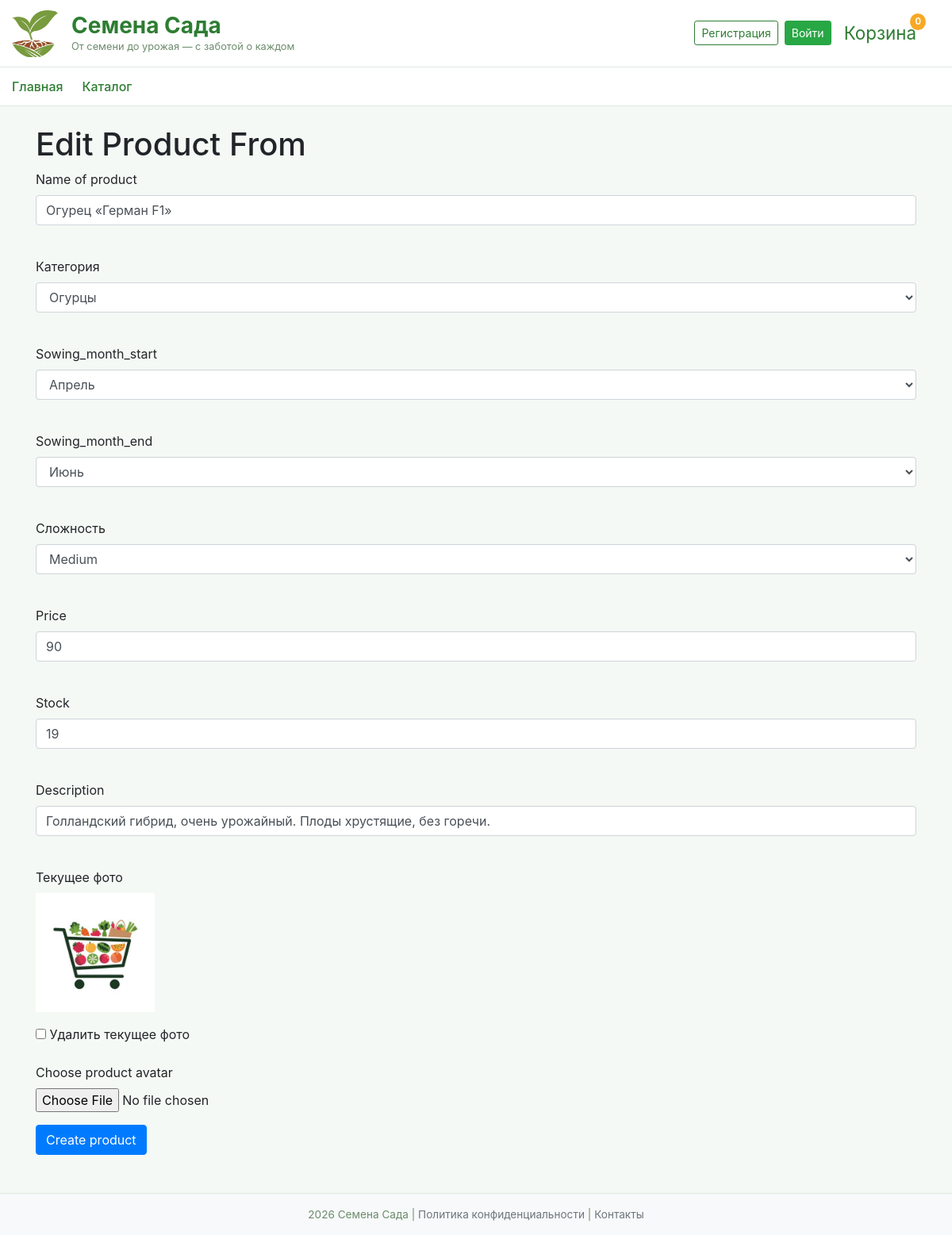
/admin/product/edit/6, run on an earlier commit of the app's database.
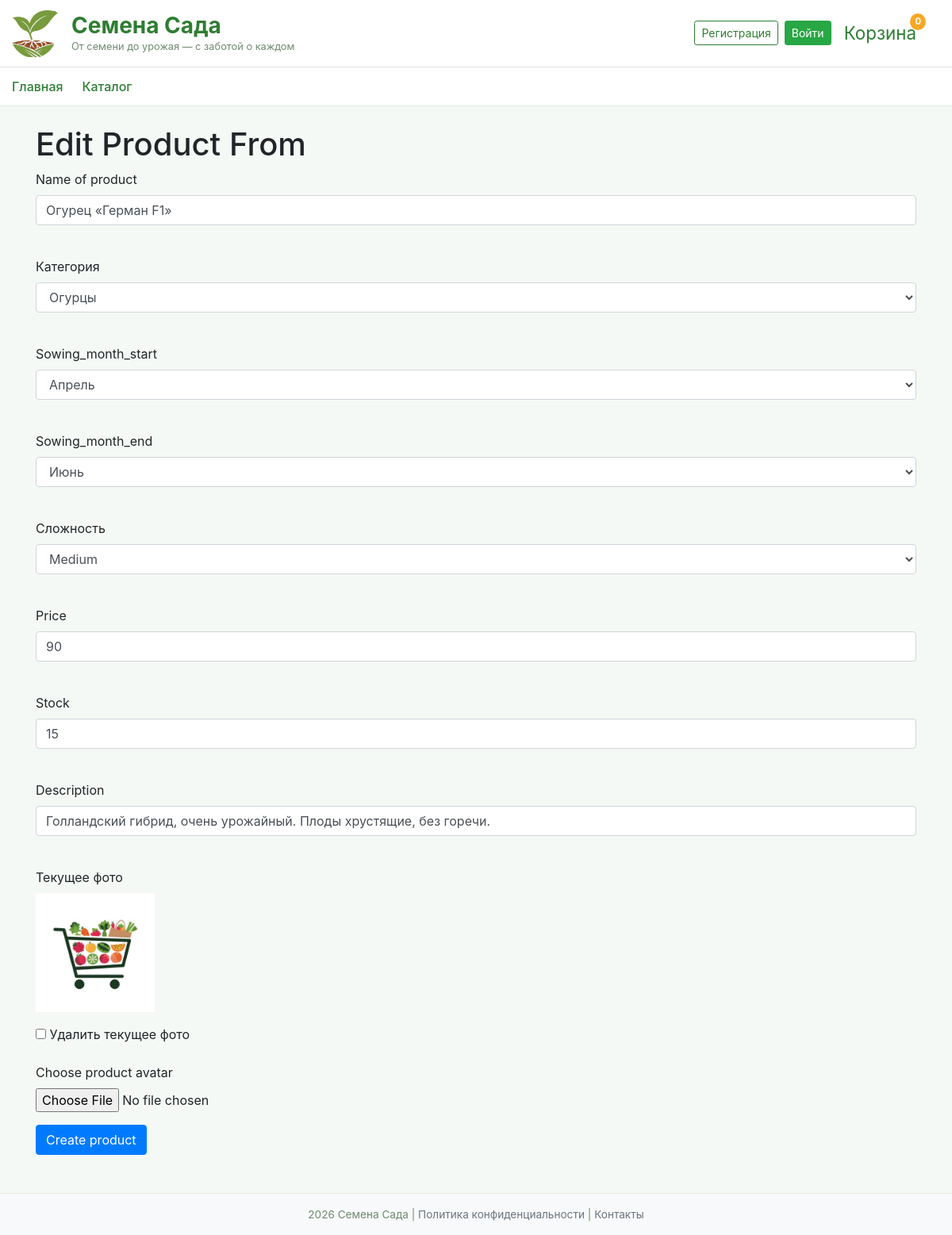
And on a later commit of the database.
### data/products.py (models this page shows)
class Product(SqlAlchemyBase, SerializerMixin):
    __tablename__ = 'products'
    serialize_only = ('id', 'name', 'category_id', 'category.name', 'price', 'stock',
                      'image_path', 'description', 'sowing_month_start', 'sowing_month_end',
                      'difficulty', 'modified_date', 'order_items')
    id = sqlalchemy.Column(sqlalchemy.Integer, primary_key=True, autoincrement=True)
    name = sqlalchemy.Column(sqlalchemy.String)
    category_id = sqlalchemy.Column(sqlalchemy.Integer, sqlalchemy.ForeignKey('categories.id'))
    price = sqlalchemy.Column(sqlalchemy.Integer)
    stock = sqlalchemy.Column(sqlalchemy.Integer)
    image_path = sqlalchemy.Column(sqlalchemy.String)
    description = sqlalchemy.Column(sqlalchemy.String)
    sowing_month_start = sqlalchemy.Column(sqlalchemy.Integer)
    sowing_month_end = sqlalchemy.Column(sqlalchemy.Integer)
    difficulty = sqlalchemy.Column(sqlalchemy.String)
    modified_date = sqlalchemy.Column(sqlalchemy.DateTime, default=datetime.datetime.now)
    order_items = orm.relationship("OrderItem", back_populates='product')
    category = orm.relationship("Category")

### main.py (the view, shortened to what this page needs)
@app.route('/admin/product/edit/<int:product_id>', methods=['GET', 'POST'])
def edit_product(product_id):
    form = AddProductForm()
    with create_session() as db_sess:
        categories = db_sess.query(Category).all()
        form.category_id.choices = [(c.id, c.name) for c in categories]
        product = db_sess.get(Product, product_id)
        if not product:
            return redirect('/catalog')
        if request.method == 'GET':
            form.name.data = product.name
            form.price.data = product.price
            form.stock.data = product.stock
            form.description.data = product.description
            form.category_id.data = product.category_id
            form.difficulty.data = product.difficulty
            form.sowing_month_start.data = product.sowing_month_start
            form.sowing_month_end.data = product.sowing_month_end
    return render_template('product.html', title='Редактирование товара',
                           form=form, product=product)

### data/db_session.py (called while the page is built)
def create_session() -> Session:
    global __factory
    return __factory()

### main.py (called while the page is built)
@app.context_processor
def cart_count():
    cart = session.get('cart', {})
    count = sum(cart.values())
    return dict(cart_count=count)

### templates/product.html (shortened to what this page needs)
{% extends "base.html" %}
{% block content %}
{% if product %}
<h1>Edit Product From</h1>
{% else %}
<h1>Add Product From</h1>
{% endif %}
<form action="" method="post" enctype="multipart/form-data">
    <p>
        {{ form.name.label }}<br>
        {{ form.name(class="form-control", type="text") }}<br>
    </p>
    <p>
        {{ form.category_id.label }}<br>
        {{ form.category_id(class="form-control", type="text") }}<br>
    </p>
    <p>
        {{ form.sowing_month_start.label }}<br>
        {{ form.sowing_month_start(class="form-control", type="text") }}<br>
    </p>
    <p>
        {{ form.sowing_month_end.label }}<br>
        {{ form.sowing_month_end(class="form-control", type="text") }}<br>
    </p>
    <p>
        {{ form.difficulty.label }}<br>
        {{ form.difficulty(class="form-control", type="text") }}<br>
    </p>
    <p>
        {{ form.price.label }}<br>
        {{ form.price(class="form-control", min="20", type="number") }}<br>
    </p>
    <p>
        {{ form.stock.label }}<br>
        {{ form.stock(class="form-control", min="1", type="number") }}<br>
    </p>
    <p>
        {{ form.description.label }}<br>
        {{ form.description(class="form-control", rows="5") }}<br>
    </p>
    {% if product %}
    <div class="form-group">
        <label>Текущее фото</label><br>
        <img src="/{{ product.image_path }}" alt="{{ product.name }}" style="height: 150px; object-fit: cover;">
    </div>
    <div class="form-group">
        <input type="checkbox" name="delete_photo" id="delete_photo">
        <label for="delete_photo">Удалить текущее фото</label>
    </div>
    {% endif %}
    <p>
        <label for="photo">Choose product avatar</label>
        <input type="file" class="form-control-file" id="photo" name="file">
    </p>
    <p>{{ form.submit(type="submit", class="btn btn-primary") }}</p>
</form>
{% endblock %}

What changed in the data, as far as the page shows it:
changed Product "Огурец «Герман F1»": stock "19" → "15"
